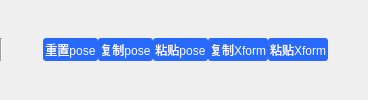
  <widget class="QDockWidget" name="dockWidget_down">
   <attribute name="dockWidgetArea">
    <number>8</number>
   </attribute>
   <widget class="QWidget" name="dockWidgetContents_4">
    <layout class="QVBoxLayout" name="verticalLayout_22">
     <property name="spacing">
      <number>0</number>
     </property>
     <property name="leftMargin">
      <number>0</number>
     </property>
     <property name="topMargin">
      <number>0</number>
     </property>
     <property name="rightMargin">
      <number>0</number>
     </property>
     <property name="bottomMargin">
      <number>0</number>
     </property>
     <item>
      <layout class="QHBoxLayout" name="horizontalLayout_18">
       <item>
        <widget class="Line" name="line">
         <property name="orientation">
          <enum>Qt::Vertical</enum>
         </property>
        </widget>
       </item>
       <item>
        <spacer name="horizontalSpacer_14">
         <property name="orientation">
          <enum>Qt::Horizontal</enum>
         </property>
         <property name="sizeHint" stdset="0">
          <size>
           <width>40</width>
           <height>20</height>
          </size>
         </property>
        </spacer>
       </item>
       <item>
        <widget class="QPushButton" name="Btn_Temp_ResetPose">
         <property name="minimumSize">
          <size>
           <width>23</width>
           <height>23</height>
          </size>
         </property>
         <property name="styleSheet">
          <string notr="true">QPushButton {
    background-color:rgb(40, 105, 254);
	color: rgb(255, 255, 255);
    border-width: 0px;
    border-radius: 3px;
    border-color: beige;
    padding: 2px;

}
QPushButton:hover {
    background-color:rgb(14, 59, 229);
}
QPushButton:pressed {
    background-color: rgb(1, 33, 154);
    border-style: inset;
}

</string>
         </property>
         <property name="text">
          <string>重置pose</string>
         </property>
        </widget>
       </item>
       <item>
        <widget class="QPushButton" name="Btn_Temp_CopyPose">
         <property name="minimumSize">
          <size>
           <width>23</width>
           <height>23</height>
          </size>
         </property>
         <property name="styleSheet">
          <string notr="true">QPushButton {
    background-color:rgb(40, 105, 254);
	color: rgb(255, 255, 255);
    border-width: 0px;
    border-radius: 3px;
    border-color: beige;
    padding: 2px;

}
QPushButton:hover {
    background-color:rgb(14, 59, 229);
}
QPushButton:pressed {
    background-color: rgb(1, 33, 154);
    border-style: inset;
}

</string>
         </property>
         <property name="text">
          <string>复制pose</string>
         </property>
        </widget>
       </item>
       <item>
        <widget class="QPushButton" name="Btn_Temp_PastPose">
         <property name="minimumSize">
          <size>
           <width>23</width>
           <height>23</height>
          </size>
         </property>
         <property name="styleSheet">
          <string notr="true">QPushButton {
    background-color:rgb(40, 105, 254);
	color: rgb(255, 255, 255);
    border-width: 0px;
    border-radius: 3px;
    border-color: beige;
    padding: 2px;

}
QPushButton:hover {
    background-color:rgb(14, 59, 229);
}
QPushButton:pressed {
    background-color: rgb(1, 33, 154);
    border-style: inset;
}

</string>
         </property>
         <property name="text">
          <string>粘贴pose</string>
         </property>
        </widget>
       </item>
       <item>
        <widget class="QPushButton" name="Btn_Temp_CopyXform">
         <property name="minimumSize">
          <size>
           <width>23</width>
           <height>23</height>
          </size>
         </property>
         <property name="styleSheet">
          <string notr="true">QPushButton {
    background-color:rgb(40, 105, 254);
	color: rgb(255, 255, 255);
    border-width: 0px;
    border-radius: 3px;
    border-color: beige;
    padding: 2px;

}
QPushButton:hover {
    background-color:rgb(14, 59, 229);
}
QPushButton:pressed {
    background-color: rgb(1, 33, 154);
    border-style: inset;
}

</string>
         </property>
         <property name="text">
          <string>复制Xform</string>
         </property>
        </widget>
       </item>
       <item>
        <widget class="QPushButton" name="Btn_Temp_PastXform">
         <property name="minimumSize">
          <size>
           <width>23</width>
           <height>23</height>
          </size>
         </property>
         <property name="styleSheet">
          <string notr="true">QPushButton {
    background-color:rgb(40, 105, 254);
	color: rgb(255, 255, 255);
    border-width: 0px;
    border-radius: 3px;
    border-color: beige;
    padding: 2px;

}
QPushButton:hover {
    background-color:rgb(14, 59, 229);
}
QPushButton:pressed {
    background-color: rgb(1, 33, 154);
    border-style: inset;
}

</string>
         </property>
         <property name="text">
          <string>粘贴Xform</string>
         </property>
        </widget>
       </item>
       <item>
        <spacer name="horizontalSpacer_3">
         <property name="orientation">
          <enum>Qt::Horizontal</enum>
         </property>
         <property name="sizeHint" stdset="0">
          <size>
           <width>40</width>
           <height>20</height>
          </size>
         </property>
        </spacer>
       </item>
      </layout>
     </item>
    </layout>
   </widget>
  </widget>
